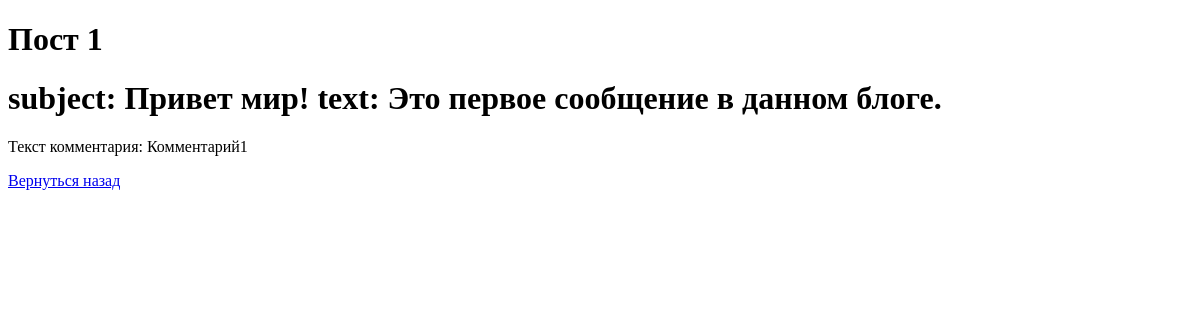
Before: /1 with the older database file.
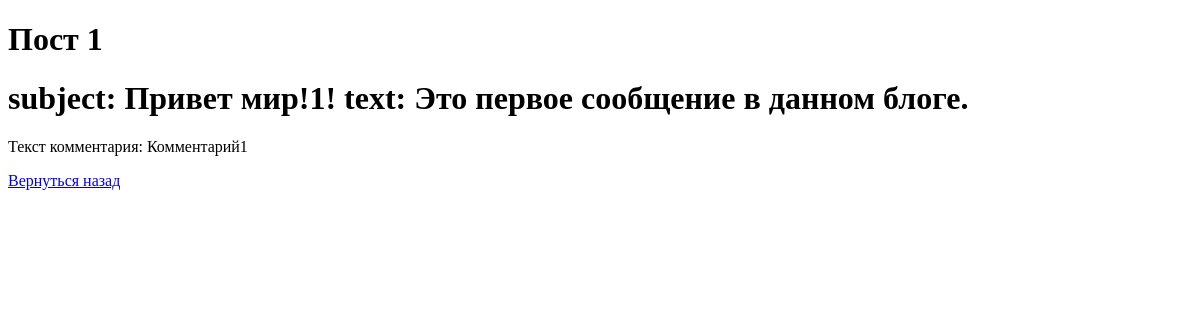
After: the same page with the newer database file.
### post/models.py (models this page shows)
class Post(models.Model):
    postname = models.CharField(max_length=200, verbose_name='Тема поста')
    posttext = models.TextField(verbose_name='Текст')
    created = models.DateTimeField(verbose_name='Время создания', default=now)
    def __str__(self):
        return f'subject: {self.postname} text: {self.posttext}'
    def get_comments(self):
        return self.comment_postcomment.all()

### post/views.py (the view)
# urls.py: path('<int:post_id>', postid, name='postid'),
def postid(request, post_id):
    f = get_object_or_404(Post, pk=post_id)
    context = {
        'postid': f
    }
    return render(request, 'post.html', context)

### post/models.py (called while the page is built)
    def __str__(self):
        return f'Текст комментария: {self.comment}'

### post/templates/post.html (shortened to what this page needs)
{% extends 'base.html' %}
{% block body %}
    <h1> Пост {{postid.id}}</h1>
    <h1> {{postid}}</h1>
        {% for comments in postid.get_comments %}
            <p>{{ comments }} </p>
        {% endfor %}
    <a href="{% url 'posts:posts'%}"> Вернуться назад </a>
{% endblock %}

Changed rows visible on the page:
changed Post id 1: postname+posttext "subject: Привет мир! text: Это первое сообщение в данном блоге." → "subject: Привет мир!1! text: Это первое сообщение в данном блоге."
